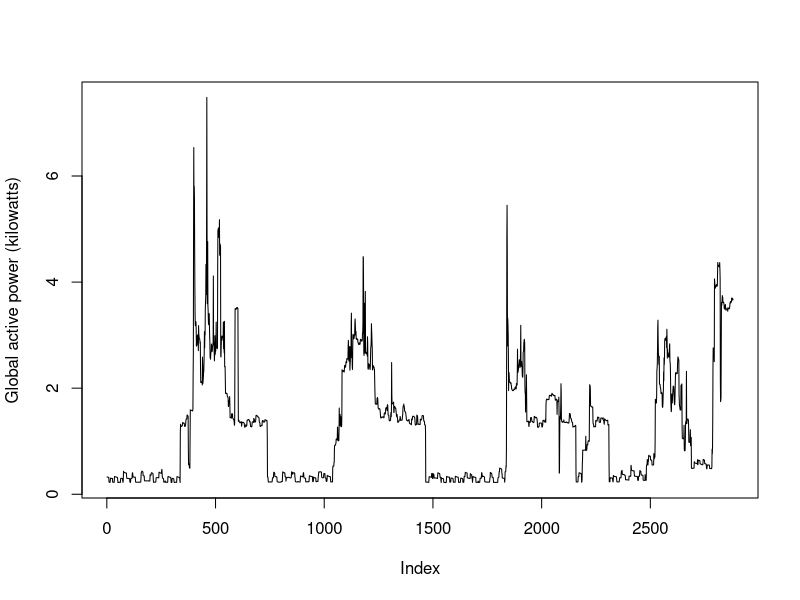

Recreate this plot in R.
## I have already filtered the necesary data for two days

pc <- read.csv("household_power_consumption.csv", header=TRUE, sep=";", na.string="?", colClasses=c("character", "character", "numeric", "numeric", "numeric", "numeric", "numeric", "numeric", "numeric"))
f <- factor(pc$Date, labels=c("Thu", "Fri"))
plot(pc$Global_active_power, ylab="Global active power (kilowatts)", type="l")
## axis(at=f, side=1)
dev.copy(png, file="plot2.png")
dev.off()
